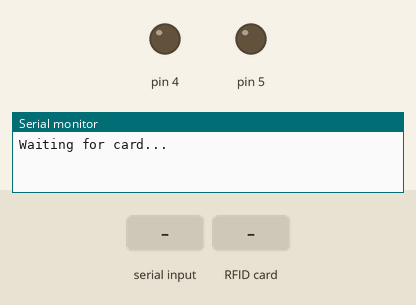
Bench run of a sketch on a simulated Arduino Uno, built with avr-gcc and run on an emulated ATmega328P. On the bench: output pins drawn as LEDs (lit = HIGH), the last lines printed to the serial monitor. Dashed ring = blinking. Inputs (shaded band) come from the test bench. No radio packets arrive unless stated; pins used as bus, display or sensor lines are not drawn.

Above: at 1.2 s.
1.3 s: "1" received over Serial
At 1.45 s:
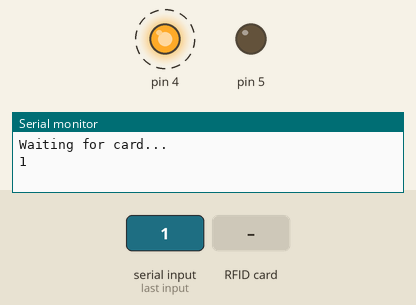
3.7 s: RFID card 5E 7A 19 C4 held to the reader
At 4.2 s:
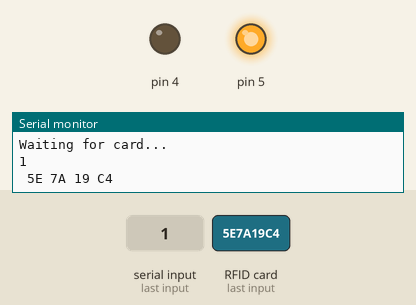
Timing chart, 0 to 6.7 s (numbered marks = the images above; inputs shaded):
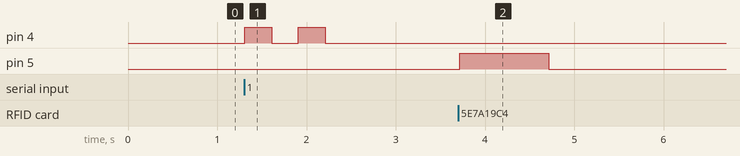

Measured:
- after the input at 1.3 s, pin 4: alternates HIGH for 0.30 s and LOW for 0.30 s, 4 changes in all, then stays LOW, starting at once
- after the input at 3.7 s, pin 5: LOW → HIGH at once, → LOW 1.0 s later

The sketch:

sketch_apr29b.ino
```cpp
/*   Данный скетч делает следующее: передатчик (TX) отправляет массив
     данных, который генерируется согласно показаниям с кнопки и с
     двух потенциомтеров. Приёмник (RX) получает массив, и записывает
     данные на реле, сервомашинку и генерирует ШИМ сигнал на транзистор.
    by AlexGyver 2016
*/

#include <SPI.h>
#include <MFRC522.h> // библиотека "RFID".
#include "nRF24L01.h"     // библиотека радиомодуля
#include "RF24.h"         // ещё библиотека радиомодуля

#define SS_PIN 8
#define RST_PIN 7


MFRC522 mfrc522(SS_PIN, RST_PIN);

unsigned long uidDec, uidDecTemp;  // для храниения номера метки в десятичном формате

RF24 radio(9, 10); // "создать" модуль на пинах 9 и 10

byte address[][6] = {"1Node", "2Node", "3Node", "4Node", "5Node", "6Node"}; //возможные номера труб


void setup() {
  Serial.begin(9600); //открываем порт для связи с ПК

  radio.begin(); //активировать модуль
  radio.setAutoAck(1);         //режим подтверждения приёма, 1 вкл 0 выкл
  radio.setRetries(0, 15);    //(время между попыткой достучаться, число попыток)
  radio.enableAckPayload();    //разрешить отсылку данных в ответ на входящий сигнал
  radio.setPayloadSize(32);     //размер пакета, в байтах

  radio.openWritingPipe(address[0]);   //мы - труба 0, открываем канал для передачи данных
  radio.setChannel(0x60);  //выбираем канал (в котором нет шумов!)

  radio.setPALevel (RF24_PA_MAX); //уровень мощности передатчика. На выбор RF24_PA_MIN, RF24_PA_LOW, RF24_PA_HIGH, RF24_PA_MAX
  radio.setDataRate (RF24_250KBPS); //скорость обмена. На выбор RF24_2MBPS, RF24_1MBPS, RF24_250KBPS
  //должна быть одинакова на приёмнике и передатчике!
  //при самой низкой скорости имеем самую высокую чувствительность и дальность!!

  radio.powerUp(); //начать работу
  radio.stopListening();  //не слушаем радиоэфир, мы передатчик


  Serial.println("Waiting for card...");
  SPI.begin();  //  инициализация SPI / Init SPI bus.
  mfrc522.PCD_Init();     // инициализация MFRC522 / Init MFRC522 card.

  pinMode(4, OUTPUT);
    pinMode(5, OUTPUT);
}

void loop() {
  if (Serial.available() > 0) {
    char a = Serial.read();
    Serial.println(a);
    if (a == '1')
    {
      digitalWrite(4, HIGH);
      delay(300);
      digitalWrite(4, LOW);
      delay(300);
      digitalWrite(4, HIGH);
      delay(300);
      digitalWrite(4, LOW);
    }
  }

  if ( ! mfrc522.PICC_IsNewCardPresent())
    return;
  // чтение карты
  if ( ! mfrc522.PICC_ReadCardSerial())
    return;
  // показать результат чтения UID и тип метки
  dump_byte_array(mfrc522.uid.uidByte, mfrc522.uid.size);
  Serial.println();
  digitalWrite(5, HIGH);
  delay(1000);
  digitalWrite(5, LOW);
  delay(500);
}

void dump_byte_array(byte *buffer, byte bufferSize)
{
  for (byte i = 0; i < bufferSize; i++)
  {
    Serial.print(buffer[i] < 0x10 ? " 0" : " ");
    Serial.print(buffer[i], HEX);
  }
}
```
